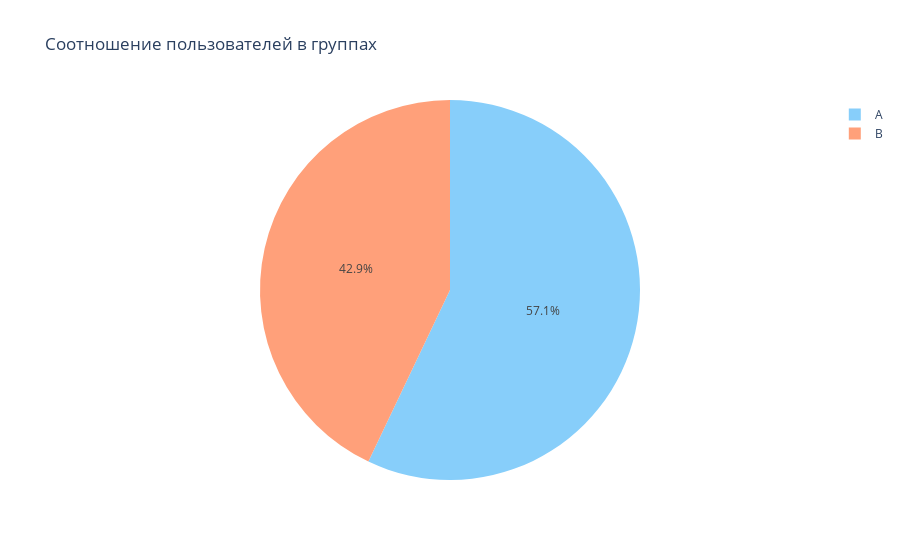

This figure's notebook cell:
### Code cell
group_count = (final_ab_participants
 .query('ab_test == "recommender_system_test"')
 .groupby('group').agg({'user_id' : 'count'})
 .assign(share=lambda x: x / x.sum() *100)
 .reset_index())

colors = ['LightSkyBlue', 'lightsalmon']
labels = ['A', 'B']
fig = go.Figure(data=[go.Pie(labels=labels, values=group_count['share'])])
fig.update_layout(title_text='Соотношение пользователей в группах')
fig.update_traces(marker=dict(colors=colors))
fig.show()

### Figure 1 — Plotly figure (JSON) as saved in the notebook; plotly's stock layout.template omitted (floating-point values rounded to 4 significant figures)
{"data": [{"labels": ["A", "B"], "marker": {"colors": ["LightSkyBlue", "lightsalmon"]}, "type": "pie", "values": [57.07, 42.93]}], "layout": {"title": {"text": "Соотношение пользователей в группах"}}}
